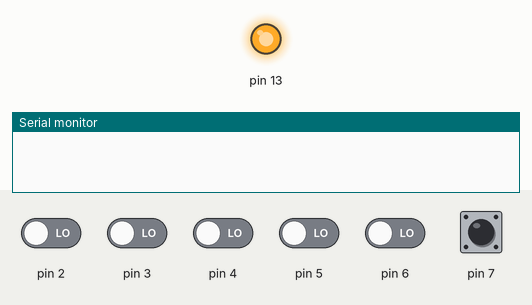
Recording of a sketch running on a simulated Arduino Uno, built with avr-gcc and run on an emulated ATmega328P. Shown: output pins drawn as LEDs (lit = HIGH), the last lines printed to the serial monitor. The test bench sets the inputs (shaded band); at power-on: pin 7 HIGH, pin 2–6 LOW.

Above: at 2.0 s.
At 4.5 s:
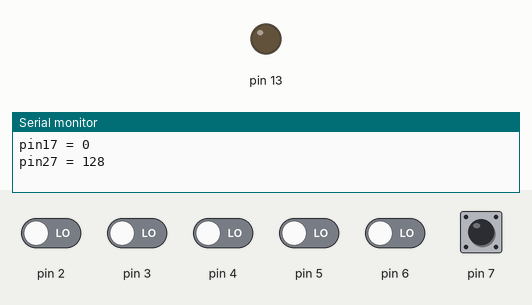
Timing chart, 0 to 6.5 s (numbered marks = the images above):
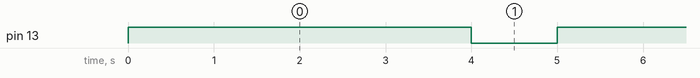

The sketch:

program.ino
```cpp
#include <Arduino.h>

// note io.h defines the physical memory location of the ports
// and other registers on the microcontroller

// note: with microcontrollers we typically deal with physical memory
// locations (i.e. pointers with specific integer values)
// eg memory location 1000 could be porta
// this is different than a normal pointer for a variable which
// is a virtual memory address -- not a physical address
#include <avr/io.h>

// bit a
#define BIT(a) (1 << (a))

// the setup function runs once when you press reset or power the board
void setup() {

	// be careful of interfering with registers needed
	// for used Arduino library functions
	Serial.begin(9600);

	// initialize digital pin 13 as an output.
	// note DDRx can be used instead
	//pinMode(13, OUTPUT);

	// note the ports are like global variables with all their associated
	// pitfalls -- beware !

	// configure pin 13 as output using the DDRx register
	// note: bit 5 on portb is pin 13 on the arduino
	// note: bit = 1 is output, bit = 0 is input (opposite of PIC chip)
	DDRB = DDRB | BIT(5); // set pin 13 to output

	// DDRB = *(mem_address_or_pointer_for_DDRB)

	// note: portd is pins 0-7 on arduino
	// set pins 0-7 to input
	DDRD = 0;

	// note: pin 7 should be connected to pin 13 for the example to work

}


// the loop function runs over and over again forever
void loop() {

	int pin7;
/*
	// note: pointers can also be used to access the ports as follows
	// this example toggles pin 13 on and off
	volatile unsigned char *p;
    p = &PORTB;
	*p = *p | BIT(5);
	delay(500);
	*p = *p & ~BIT(5);
	delay(500);
*/

// useful delay function for very small delays
// delayMicroseconds(us)
// us: the number of microseconds to pause (unsigned int)

	// note: bit 5 on portb is pin 13 on the arduino

	PORTB |= BIT(5); // *** turn pin 13 on

	delay(3000);

	// just turn pin 13 off
	//
	// 11011111 - donut / mask = ~(BIT(5))
	// 10101010 - PORTB &
	// 10001010
//	PORTB &= ~(BIT(5)); // *** turn bit 5 off

//	delay(1); // wait for pin to go high (normally this would happen in 5us)
	// and maybe the input to go high

	// note: portd is pins 0-7 on arduino
	// note: pin 7 should be connected to pin 13 for the example to work

	pin7 = PIND & BIT(7); // read pin7, note: use PIND to read not PORTD
	Serial.print("\npin17 = ");
	Serial.print(pin7);

	delay(1000);

	PORTB &= ~BIT(5); // turn pin 13 off

//	delay(1);

  // set pin 7 of port D to input pullup -- assuming
  // the pin has been set to input with the DDRD register
	PORTD = PORTD | BIT(7);

	pin7 = PIND & BIT(7); // read pin7
	Serial.print("\npin27 = ");
	Serial.print(pin7);

	delay(1000);

}
```

Measured:
- by itself, pin 13: alternates HIGH for 4.0 s and LOW for 1.0 s
